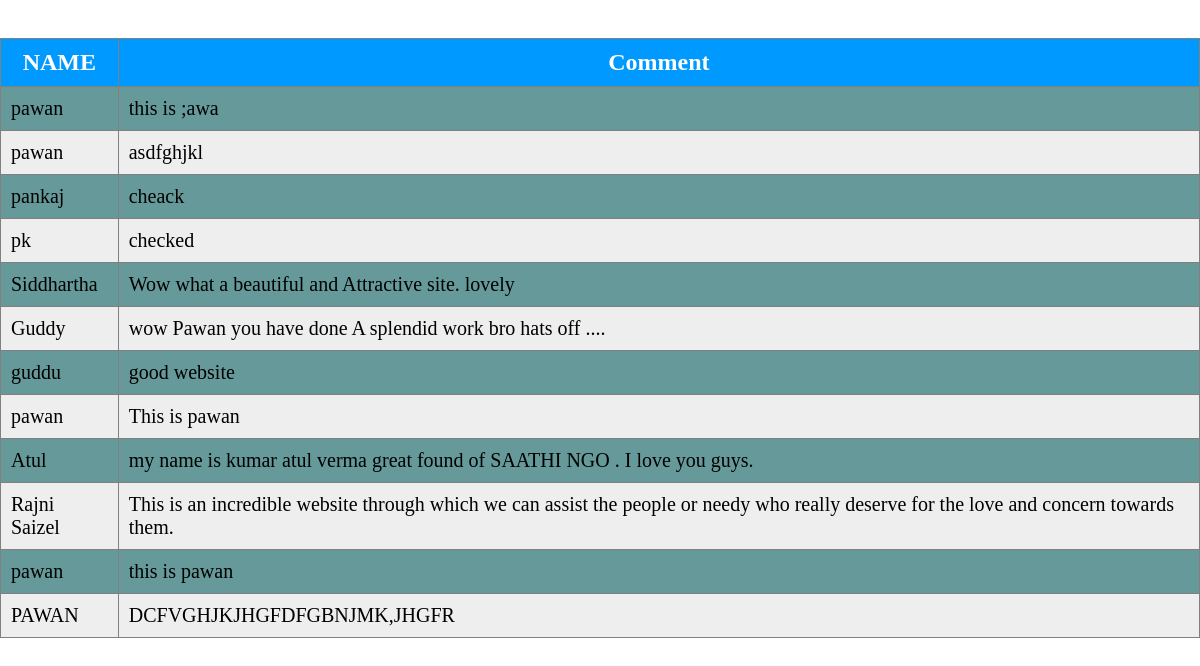
Page /u_comm.php (signed in) on the committed database.
### tables this page shows
CREATE TABLE `comment` (
  `id` int(10) NOT NULL,
  `name` varchar(30) NOT NULL,
  `date` date NOT NULL,
  `comm` varchar(200) NOT NULL
);

### u_comm.php (the view, shortened to what this page needs)
<html>
 <head>
<link rel="stylesheet" href="style.css">
</head>
<body>
	<FORM method="GET" name="note">
	<table border="1">
		<thead>
			<th>NAME</th>
			<th>Comment</th>
		</thead>
<?php
$conn=mysqli_connect("localhost","root","","project");
?>
<?php
$sql="select * from comment";
$res=mysqli_query($conn,$sql);
if(mysqli_num_rows($res)>0)
{
	while($newArray=mysqli_fetch_array($res,MYSQLI_ASSOC))
	{
		if(strlen($newArray['comm'])>1)
		{
		echo"<center><tr>
		<td>".$newArray['name']."</td>
		<td>".$newArray['comm']."</td>
		</tr></center>";
		}
	}
}
else{
echo "No Data Found!!";
}
?>
</table>
</form>
</body>
</html>

### style.css (style rules this page uses)
body { margin: 0; padding: 0; background: #ffffff; font-size: 16px; font-family: 'Roboto', sans-serif; font-weight: 300; }
table { border-collapse: collapse; width:100%; font-size:20; font-family:timeNewRomen; }
td { padding:10px; height:40px; }
th { font-size:24px; color:#ffffff; text-align:center; height:40px; background-color:#0099ff; padding:10px; }
tr:nth-child(even) { background-color:#eeeeee }
tr:nth-child(odd) { background-color:#669999 }

### rows in the picture
comment: name "pawan", comm "this is ;awa"
comment: name "pawan", comm "asdfghjkl"
comment: name "pankaj", comm "cheack"
comment: name "pk", comm "checked"
comment: name "Siddhartha", comm "Wow what a beautiful and Attractive site. lovely"
comment: name "Guddy", comm "wow Pawan you have done A splendid work bro hats off ...."
comment: name "guddu", comm "good website"
comment: name "pawan", comm "This is pawan"
comment: name "Atul", comm "my name is kumar atul verma great found of SAATHI NGO . I love you guys."
comment: name "Rajni Saizel", comm "This is an incredible website through which we can assist the people or needy who really deserve for the love and concern towards them."
comment: name "pawan", comm "this is pawan"
comment: name "PAWAN", comm "DCFVGHJKJHGFDFGBNJMK,JHGFR"
